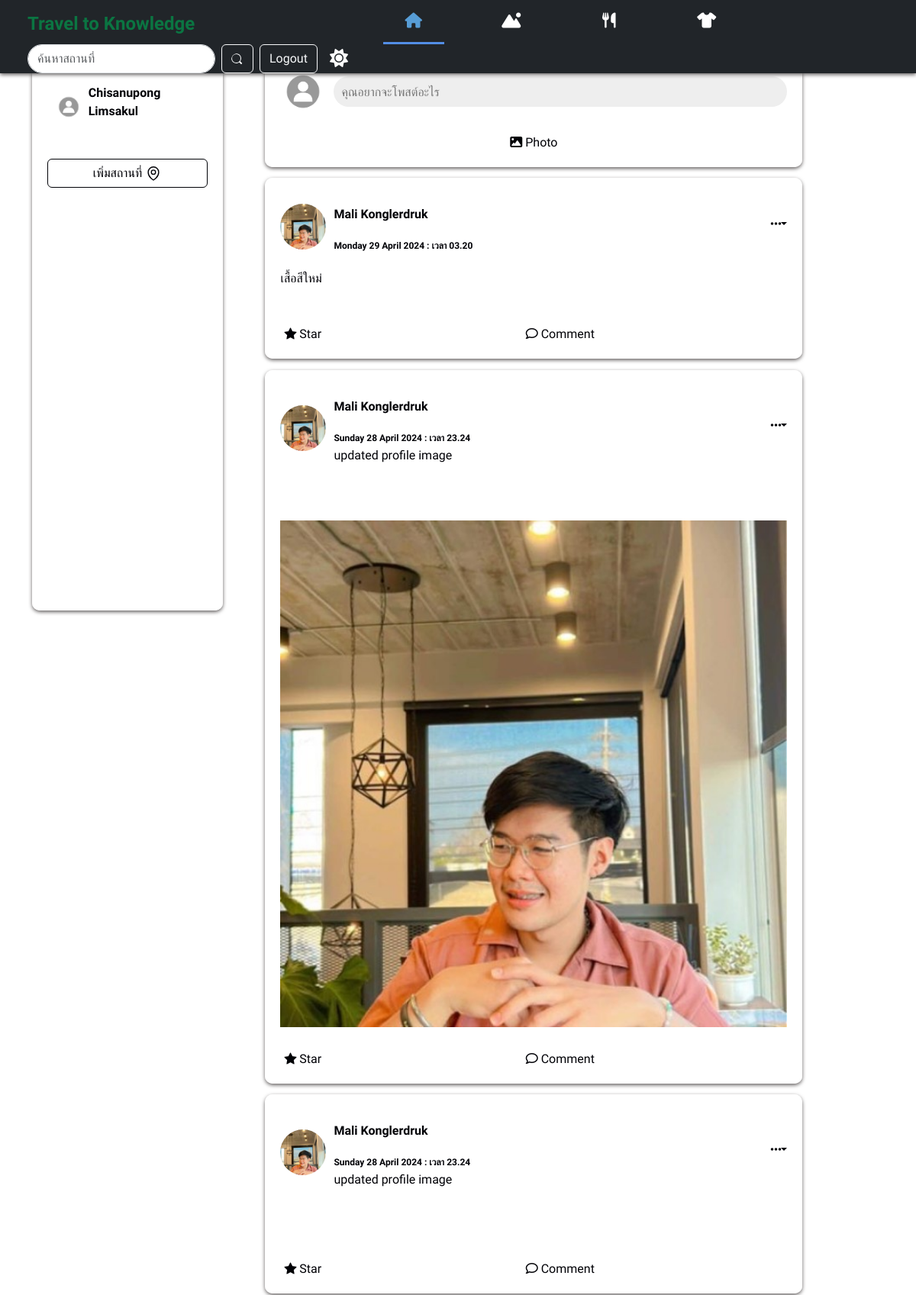
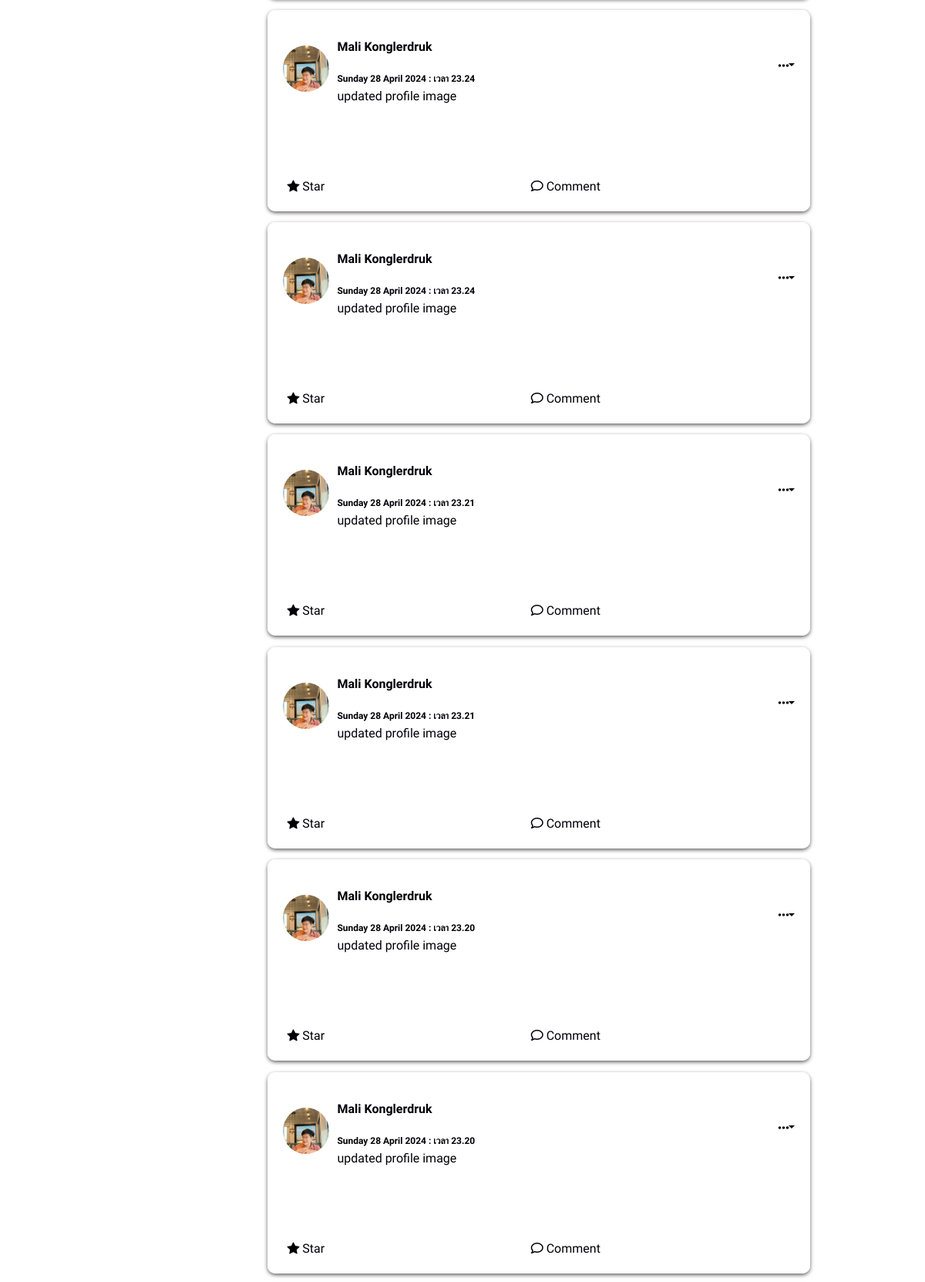
Page /main.php (signed in, upper part) on the committed database (2 pictures, top to bottom).
### tables this page shows
CREATE TABLE `users` (
  `id` int(10) NOT NULL,
  `userid` bigint(19) NOT NULL,
  `url_address` varchar(100) NOT NULL,
  `email` varchar(255) NOT NULL,
  `password` varchar(255) NOT NULL,
  `first_name` varchar(255) NOT NULL,
  `last_name` varchar(255) NOT NULL,
  `urole` varchar(255) NOT NULL,
  `profile_image` varchar(1000) NOT NULL,
  `cover_image` varchar(1000) NOT NULL,
  `created_at` timestamp NOT NULL DEFAULT current_timestamp() ON UPDATE current_timestamp()
);

CREATE TABLE `posts` (
  `id` bigint(19) NOT NULL,
  `postid` bigint(19) NOT NULL,
  `user_id` bigint(19) NOT NULL,
  `post` text NOT NULL,
  `image` varchar(500) NOT NULL,
  `comments` int(11) NOT NULL,
  `category` varchar(255) NOT NULL,
  `likes` int(11) NOT NULL,
  `has_image` tinyint(1) NOT NULL,
  `date` timestamp NOT NULL DEFAULT current_timestamp() ON UPDATE current_timestamp(),
  `is_profile_image` tinyint(1) NOT NULL,
  `is_cover_image` tinyint(1) NOT NULL
);

### post.php (called while the page is built, shortened)
<?php
require_once 'config/db.php';
require_once 'user.php';
class Post
{
    public function getAllPosts()
{
    global $conn;
    $query = $conn->prepare("SELECT * FROM posts ORDER BY date DESC");
    $query->execute();
    $result = $query->fetchAll(PDO::FETCH_ASSOC);
    return $result;
}
}

### user.php (called while the page is built, shortened)
<?php
require_once 'config/db.php';
class User
{
public function getUsers($id)
{
    global $conn;
    $query = $conn->prepare("SELECT * FROM users WHERE userid = :id LIMIT 1");
    $query->bindParam(":id", $id, PDO::PARAM_INT);
    $query->execute();
    $result = $query->fetch(PDO::FETCH_ASSOC);
    if ($result) {
        return $result;
    } else {
        return false;
    }
}
}
?>

### image.php (called while the page is built, shortened)
<?php
class Image
{
    public function get_thumb_profile($filename)
    {
        $thumbnail = $filename . "_profile_thumb.jpg";
        if(file_exists( $thumbnail))
        {
            return  $thumbnail;
        }
    }
    public function get_thumb_post($filename)
    {
        $thumbnail = $filename . "_post_thumb.jpg";
        if(file_exists( $thumbnail))
        {
            return  $thumbnail;
        }
    }
}

### function.php (the view, shortened to what this page needs)
<?php
require_once 'autoload.php';
?>
<div class="post">
  <?php
  $image = "images/istockphoto-1337144146-612x612.jpg";
  if (file_exists($ROW_USER['profile_image'])) {
    $image = $image_class->get_thumb_profile($ROW_USER['profile_image']);
  }
  ?>
  <div class="post-top">
    <div class="mt-2 dp">
      <img class="img-fluid col-sm-12 col-md col-lg col-xl" src="<?php echo $image ?>" type="images" alt="">
    </div>
    <div class="post-info">
    <p class="name font-weight-bolder mt-3">
        <a href="./Profilepage.php" class="nav-link">
            <?php echo $ROW_USER['first_name'] . " " . $ROW_USER['last_name'] ?>
        </a>
    </p>
    <span class="time">
        <?php
        $timestamp = strtotime($ROW['date']);
        $formattedDate = strftime(' %A %e %B %Y : เวลา %H.%M', $timestamp);
        echo $formattedDate;
        ?>
      </span>
    <?php
    if ($ROW['is_profile_image']) {
        echo "<br>";
        echo "<span style='font-weight:normal;coloe:#aaa;'>updated profile image</span>";
    }
    ?>
</div>
    <i class="fas fa-ellipsis-h dropdown-toggle" id="dropdownMenuButton1" data-bs-toggle="dropdown"
      aria-expanded="false"></i>
  </div>
  <div class="post-content">
    <?php echo $ROW['post'] ?>
    <br><br>
    <?php
    if (file_exists($ROW['image'])) {
      $image_class = new Image();
      $post_image = $image_class->get_thumb_post($ROW['image']);
      echo "<img src='$post_image' style='width:100%;'/>";
    }
    ?>
  </div>
  <div class="post-bottom">
    <div class="action">
      <i class="bi bi-star-fill"></i>
      <span>Star</span>
    </div>
    <div class="action">
      <i class="far fa-comment"></i>
      <span>Comment</span>
    </div>
  </div>
</div>

### header.php (shortened to what this page needs)
<!DOCTYPE html>
<html lang="en">
<head>
    <link rel="stylesheet" href="./style/main.css">
    <link rel="stylesheet" href="./style/post.css">
    <link rel="stylesheet" href="./style/changeprofile.css">
    <link rel="stylesheet" href="https://cdnjs.cloudflare.com/ajax/libs/limonte-sweetalert2/11.0.18/sweetalert2.min.css">
    <link rel="stylesheet" href="https://cdn.jsdelivr.net/npm/bootstrap@5.3.2/dist/css/bootstrap.min.css">
    <link rel="stylesheet" href="https://cdn.jsdelivr.net/npm/bootstrap-icons@1.11.1/font/bootstrap-icons.css">
</head>
<link rel="stylesheet" href="https://cdnjs.cloudflare.com/ajax/libs/font-awesome/6.5.1/css/all.min.css" />

### main.php (shortened to what this page needs)
<?php
require_once 'autoload.php';
include "header.php";
?>
<body class="backgrounds">
    <header class="pt-1 px-4 w-100 navbar-expand-xl bg-dark shadows fixed-top">
        <?php
        if (isset($_SESSION['user_login'])) {
            $user_session_id = $_SESSION['user_login'];
            $stmt = $conn->prepare("SELECT * FROM users WHERE id = :user_session_id");
            $stmt->bindParam(':user_session_id', $user_session_id);
            $stmt->execute();
            $row = $stmt->fetch(PDO::FETCH_ASSOC);
        } else {
            $_SESSION['error'] = 'กรุณาเข้าสู่ระบบ!!';
            header('location: login.php');
            exit();
        }
        $post = new Post();
        $posts = $post->getAllPosts();
        $image_class = new Image();
        ?>
        <div class="container-fluid d-flex flex-wrap align-items-center justify-content-center justify-content-sm-start justify-content-start ">
            <div class="logo text-left col-12 col-lg-auto"><a href="./main.php" class="nav-link">Travel to Knowledge</a>
            </div>
            <ul class="nav col-12 col-lg-auto me-lg-auto mb-2 justify-content-center mb-md-0 navbars">
                <li><a href="./main.php" class="nav-link px-2 <?php echo basename($_SERVER['PHP_SELF']) == 'main.php' ? 'active' : ''; ?>"><i class="fa fa-home"></i></a></li>
                <li><a href="./travel.php" class="nav-link px-2 <?php echo basename($_SERVER['PHP_SELF']) == 'travel.php' ? 'active' : ''; ?>"><i class="fa-solid fa-mountain-sun"></i></a></li>
                <li><a href="./foodpage.php" class="nav-link px-2 <?php echo basename($_SERVER['PHP_SELF']) == 'foodpage.php' ? 'active' : ''; ?>"><i class="fa-solid fa-utensils"></i></a></li>
                <li><a href="./clothing.php" class="nav-link px-2 <?php echo basename($_SERVER['PHP_SELF']) == 'shirt.php' ? 'active' : ''; ?>"><i class="fa-solid fa-shirt"></i></a></li>
            </ul>
            <div class="collapse navbar-collapse w-auto " id="navbarSupportedContent">
                <form class="d-flex mt-3 mt-lg-0 ms-auto" role="search" action="search.php" method="POST">
                    <input class="form-control me-2 rounded-pill" type="search" placeholder="ค้นหาสถานที่" aria-label="Search" name="search" id="search" autocomplete="off" required>
                    <button class="btn btn-outline-light me-2" type="submit" name="submit"></button>
                </form>
                <div class="text-center">
                    <button type="button" class="btn btn-outline-light"><a class="nav-link" href="./logout.php" id="logout">Logout</a></button>
                </div>
                <div class="icon text-white me-2 px-3"><i class="fa-solid fa-sun" id="theme"></i></div>
            </div>
        </div>
    </header>
    <div class="container ">
        <div class="left-panel">
            <ul>
                <li>
                    <div class="dp">
                        <?php
                        $corner_image = "images/istockphoto-1337144146-612x612.jpg";
                        ?>
                        <img src="<?php echo $corner_image ?>" id="profile_pic">
                    </div>
                    <a href="./Profilepage.php" class="nav-link ms-2">
                        <p style="font-weight:700;"><?php echo $row['first_name'] . " " . $row['last_name'] ?></p>
                    </a>
                </li>
                <div class="mt-3">
                    <button class="btn location btn-outline-light w-100 mt-2" data-bs-target="#AddlocationModal" data-bs-toggle="modal" data-bs-dismiss="modal">
                        <div class="icons h-25 w-100 d-flex align-items-center justify-content-center">
                            <div class="text-center" style="font-size:16px;">เพิ่มสถานที่</div>
                        </div>
                    </button>
                </div>
            </ul>
        </div>
        <div class="container-post">
            <div class="post create" style="margin-top:70px;">
                <div class="post-top">
                    <div class="dp">
                        <img src="<?php echo $corner_image ?>" type="images" alt="">
                    </div>
                    <input type="text" placeholder="คุณอยากจะโพสต์อะไร" data-bs-toggle="modal" data-bs-target="#postModal" readonly style="cursor: pointer;" />
                </div>
            </div>
            <div class="post-bottom">
                <div class="action mx-auto">
                    <i class="fa fa-image"></i>
                    <span>Photo</span>
                </div>
            </div>
        </div>
        <?php
        if ($posts) {
            foreach ($posts as $ROW) {
                $user = new User();
                $ROW_USER = $user->getUsers($ROW['user_id']);
                include 'function.php';
            }
        }
        ?>
    </div>
</body>
</html>

### style/main.css (style rules this page uses)
* { margin: 0; padding: 0; box-sizing: border-box; font-family: "Prompt", sans-serif; }
.backgrounds { background-color: var(--primary-color); }
ul li { padding-left: 3rem; }
.icon { font-size: 1.5rem; cursor: pointer; }
.shadows { box-shadow: 0px 2px 5px rgb(100, 96, 96); }
:root { --primary-color: #fff; --secondary-color: #000106; }
.light-theme { --primary-color: #eee; --secondary-color: #000106; --three-color: #fffffff8; --four-color: #817f7f; }
.navbars li a { width: 5rem; text-align: center; font-size: 1.25rem; color: white; height: 3.4rem; }
.navbars li a.active { color: rgb(87, 157, 214); position: relative; }
.navbars li a.active::after { content: ""; width: 100%; height: 3px; position: absolute; bottom: 0; left: 0; background: rgb(83, 142, 230); }
.logo { font-family: "Kavoon", cursive; font-size: 1.5rem; color: #0b7542; align-items: center; text-align: center; text-decoration: solid; font-weight: bold; margin-right: auto; }
.post-content img { max-width: 100%; height: auto; }
.container { display: grid; grid-template-columns: 1fr 3fr; gap: 1rem; }
.container .left-panel { position: sticky; top: 70px; width: 250px; height: calc(100vh - 70px); }
.left-panel { color: var(--secondary-color); position: fixed; top: 70px; width: 250px; height: calc(100vh - 70px); background-color: var(--three-color); padding: 20px; box-shadow: 0px 2px 5px rgb(100, 96, 96); border-radius: 10px; margin-top: 4.375rem; }
.dp { width: 40px; height: 40px; border-radius: 50%; overflow: hidden; }
.dp > img { width: 100%; cursor: pointer; }
.left-panel ul { padding: 10px 0px; list-style: none; }
.left-panel ul li { display: flex; align-items: center; transition: 0.3s; border-radius: 5px; cursor: pointer; padding: 10px; }
#navbarSupportedContent { flex-grow: 0; }
.bi { cursor: pointer; border-radius: 8px; transition: background-color 0.3s; }
button { font-size: 16px; }
button .icon { width: 22px; height: 22px; }
.btn.location { color: var(--secondary-color); border: 1px solid var(--secondary-color); }
button .icons { gap: 4px; }

### style/post.css (style rules this page uses)
:root { --primary-color: #fff; --secondary-color: #000106; }
.light-theme { --primary-color: #ffffff; --secondary-color: #000106; --three-color: #fffffff8; --four-color: #817f7f; }
.post { width: 44rem; background:var(--three-color); border-radius:10px; padding:10px; margin:0.9rem; box-shadow: 0px 2px 5px rgb(100, 96, 96); }
.post .post-top { display:flex; align-items: center; padding:10px; }
.post .post-top .dp { width:60px; height:60px; border-radius: 50%; overflow:hidden; }
.post .post-top .dp > img { width:100%; cursor:pointer; }
.post .post-top .post-info { margin-left:10px; font-weight: bold; }
.post .post-top .post-info .name { cursor:pointer; font-size:16px; }
.post .post-top .post-info .time { font-size:12px; cursor:pointer; }
.post .post-top i { margin-left:auto; cursor: pointer; color: var(--secondary-color); }
.post .post-top > input { height:40px; padding:5px 10px; border-radius:25px; outline:none; border:none; flex:1; background:#eee; margin-left:10px; }
.post .post-content { font-size:16px; font-weight:normal; padding:10px; }
.post .post-content > img { width:100%; margin:5px 0px; }
.post .post-bottom { box-shadow: 1px solid #ddd; display:flex; justify-content: space-between; padding:5px 5px 0px 5px; color: var(--secondary-color); }
.post .post-bottom .action { padding:10px; border-radius:10px; transition: .3s ease-in; cursor: pointer; }
.post.create .post-bottom > .action { color:var(--secondary-color); }
.post-info { color: var(--secondary-color); }
.post-content { color: var(--secondary-color); }

### style/changeprofile.css (style rules this page uses)
* { margin: 0; padding: 0; box-sizing: border-box; }
.bi { cursor: pointer; border-radius: 8px; transition: background-color 0.3s; }

### function.php (style rules this page uses)
* { margin: 0; padding: 0; box-sizing: border-box; font-family: "Prompt", sans-serif; }

### rows in the picture
users: first_name "Chisanupong", last_name "Limsakul"
posts: users.profile_image (picture), users.first_name "Mali", users.last_name "Konglerdruk", date "Monday 29 April 2024 : เวลา 03.20", post "เสื้อสีใหม่"
posts: users.profile_image (picture), users.first_name "Mali", users.last_name "Konglerdruk", date "Sunday 28 April 2024 : เวลา 23.24", is_profile_image "updated profile image", image (picture)
posts: users.profile_image (picture), users.first_name "Mali", users.last_name "Konglerdruk", date "Sunday 28 April 2024 : เวลา 23.24", is_profile_image "updated profile image"
posts: users.profile_image (picture), users.first_name "Mali", users.last_name "Konglerdruk", date "Sunday 28 April 2024 : เวลา 23.24", is_profile_image "updated profile image"
posts: users.profile_image (picture), users.first_name "Mali", users.last_name "Konglerdruk", date "Sunday 28 April 2024 : เวลา 23.24", is_profile_image "updated profile image"
posts: users.profile_image (picture), users.first_name "Mali", users.last_name "Konglerdruk", date "Sunday 28 April 2024 : เวลา 23.21", is_profile_image "updated profile image"
posts: users.profile_image (picture), users.first_name "Mali", users.last_name "Konglerdruk", date "Sunday 28 April 2024 : เวลา 23.21", is_profile_image "updated profile image"
posts: users.profile_image (picture), users.first_name "Mali", users.last_name "Konglerdruk", date "Sunday 28 April 2024 : เวลา 23.20", is_profile_image "updated profile image"
posts: users.profile_image (picture), users.first_name "Mali", users.last_name "Konglerdruk", date "Sunday 28 April 2024 : เวลา 23.20", is_profile_image "updated profile image"
